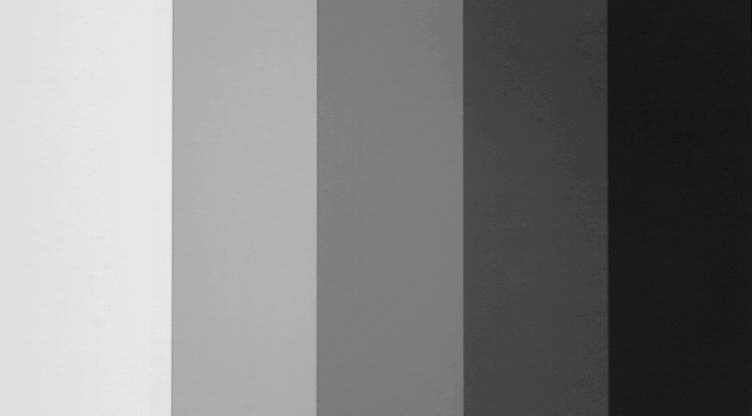
#> input picture Experiment2/Greyscale.png, 752 x 416 px
$ python Task1.py
#> lines starting #> are read from the running program, lines starting #| are printed output that depends on the picture
import numpy as np
import matplotlib.pyplot as plt
import cv2


frame = cv2.imread("Greyscale.png")
#> frame is the input picture: shape (416, 752, 3); min 4, max 236, mean 127.7
img = cv2.cvtColor(frame, cv2.COLOR_BGR2GRAY)

whiteSlice = img[:500, :140]
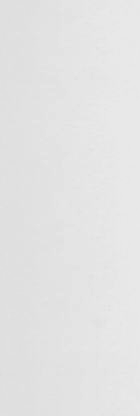
#> whiteSlice: shape (416, 140); min 219, max 233, mean 227.3
whiteGreySlice = img[:500, 175:315]
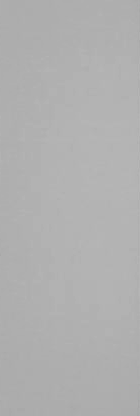
#> whiteGreySlice: shape (416, 140); min 165, max 183, mean 176
greySlice = img[:500, 320:460]
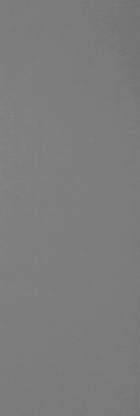
#> greySlice: shape (416, 140); min 112, max 131, mean 124.3
greyBlackSlice = img[:500, 465:605]
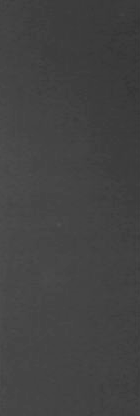
#> greyBlackSlice: shape (416, 140); min 52, max 82, mean 66.5
blackSlice = img[:500, 610:800]
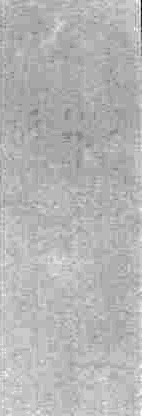
#> blackSlice: shape (416, 142); min 4, max 33, mean 24.6; drawn with min black and max white

cv2.imshow("Original", img)
cv2.imshow("whiteSlice", whiteSlice)
cv2.imshow("whiteGreySlice", whiteGreySlice)
cv2.imshow("greySlice", greySlice)
cv2.imshow("greyBlackSlice", greyBlackSlice)
cv2.imshow("blackSlice", blackSlice)
cv2.waitKey(0)
cv2.destroyAllWindows()

cv2.imwrite("whiteSlice.png", whiteSlice)
cv2.imwrite("whiteGreySlice.png", whiteGreySlice)
cv2.imwrite("greySlice.png", greySlice)
cv2.imwrite("greyBlackSlice.png", greyBlackSlice)
cv2.imwrite("blackSlice.png", blackSlice)

whiteAverage = np.average(whiteSlice)
#> whiteAverage = 227.3
whiteStd = np.std(whiteSlice)
#> whiteStd = 3

whiteGreyAverage = np.average(whiteGreySlice)
#> whiteGreyAverage = 176
whiteGreyStd = np.std(whiteGreySlice)
#> whiteGreyStd = 2.53

greyAverage = np.average(greySlice)
#> greyAverage = 124.3
greyStd = np.std(greySlice)
#> greyStd = 2.06

greyBlackAverage = np.average(greyBlackSlice)
#> greyBlackAverage = 66.52
greyBlackStd = np.std(greyBlackSlice)
#> greyBlackStd = 4.47

blackAverage = np.average(blackSlice)
#> blackAverage = 24.57
blackStd = np.std(blackSlice)
#> blackStd = 1.54

fig = plt.figure(dpi=300)
ax = fig.add_subplot(1,1,1)
table_data=[
    ["", "Average            ", "Standard Derivation"],
    ["White Image", whiteAverage, whiteStd],
    ["White-Grey Image", whiteGreyAverage, whiteGreyStd],
    ["Grey Image", greyAverage, greyStd],
    ["Grey-Black Image", greyBlackAverage, greyBlackStd],
    ["Black Image", blackAverage, blackStd],
]
#> table_data = [['', 'Average            ', 'Standard Derivation'], ['White Image', 227.3, 3], ['White-Grey Image', 176, 2.53], ['Grey Image', 124.3, 2.06], ['Grey-Black Image', 66.52, 4.47], ['Black Image', 24.57, 1.54]]
table = ax.table(cellText=table_data, loc='center')
table.set_fontsize(14)
table.scale(1,4)
ax.axis('off')
plt.show()
